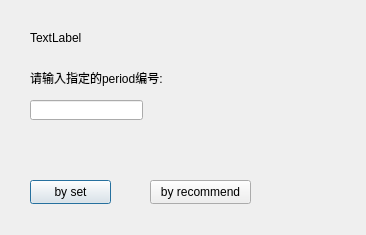
<?xml version="1.0" encoding="UTF-8"?>
<ui version="4.0">
 <class>Dialog</class>
 <widget class="QDialog" name="Dialog">
  <property name="geometry">
   <rect>
    <x>0</x>
    <y>0</y>
    <width>366</width>
    <height>235</height>
   </rect>
  </property>
  <property name="windowTitle">
   <string>开启新时段!</string>
  </property>
  <widget class="QPushButton" name="by_set_button">
   <property name="geometry">
    <rect>
     <x>30</x>
     <y>180</y>
     <width>81</width>
     <height>24</height>
    </rect>
   </property>
   <property name="text">
    <string>by set</string>
   </property>
  </widget>
  <widget class="QLabel" name="recommend_period_label">
   <property name="geometry">
    <rect>
     <x>30</x>
     <y>30</y>
     <width>54</width>
     <height>16</height>
    </rect>
   </property>
   <property name="text">
    <string>TextLabel</string>
   </property>
  </widget>
  <widget class="QLabel" name="entry_label">
   <property name="geometry">
    <rect>
     <x>30</x>
     <y>70</y>
     <width>141</width>
     <height>16</height>
    </rect>
   </property>
   <property name="text">
    <string>请输入指定的period编号:</string>
   </property>
  </widget>
  <widget class="QLineEdit" name="new_period_entry">
   <property name="geometry">
    <rect>
     <x>30</x>
     <y>100</y>
     <width>113</width>
     <height>20</height>
    </rect>
   </property>
  </widget>
  <widget class="QPushButton" name="by_recommend_button">
   <property name="geometry">
    <rect>
     <x>150</x>
     <y>180</y>
     <width>101</width>
     <height>24</height>
    </rect>
   </property>
   <property name="text">
    <string>by recommend</string>
   </property>
  </widget>
 </widget>
 <resources/>
 <connections/>
</ui>
